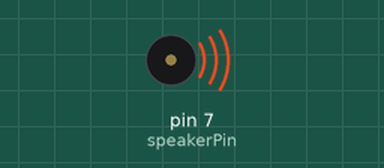
Recording of a sketch running on a simulated Arduino Uno, built with avr-gcc and run on an emulated ATmega328P. On the bench: buzzer (waves = sounding).

Above: at 0.4 s.
At 6.9 s:
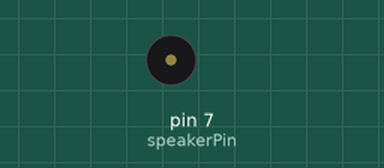
Timing chart, 0 to 8.5 s (numbered marks = the images above):
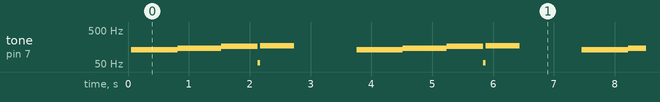

Measured:
- by itself, tone on pin 7 (speakerPin): repeats every 3.7 s: 147 Hz 0.72 s, 165 Hz 0.60 s, 54 Hz 0.04 s, 174 Hz 0.56 s, silent 1.0 s, 131 Hz 0.76 s

The sketch:

speaker_2.ino
```cpp
int speakerPin = 7;


void setup() {
  pinMode(speakerPin, OUTPUT);

}

void loop() {

for (int i = 0; i < 100 ; i+=1) {
  digitalWrite (speakerPin, HIGH);
  delayMicroseconds(3822);
  digitalWrite (speakerPin, LOW);
  delayMicroseconds(3822);
}
delay (25);
for (int i = 0; i < 100 ; i+=1) {
  digitalWrite (speakerPin, HIGH);
  delayMicroseconds(3404);
  digitalWrite (speakerPin, LOW);
  delayMicroseconds(3404);
}
delay (25);
for (int i = 0; i < 100 ; i+=1) {
  digitalWrite (speakerPin, HIGH);
  delayMicroseconds(3033);
  digitalWrite (speakerPin, LOW);
  delayMicroseconds(3033);
}
delay (25);
for (int i = 0; i < 100 ; i+=1) {
  digitalWrite (speakerPin, HIGH);
  delayMicroseconds(2863);
  digitalWrite (speakerPin, LOW);
  delayMicroseconds(2863);
}
delay (1000);
  }
```
